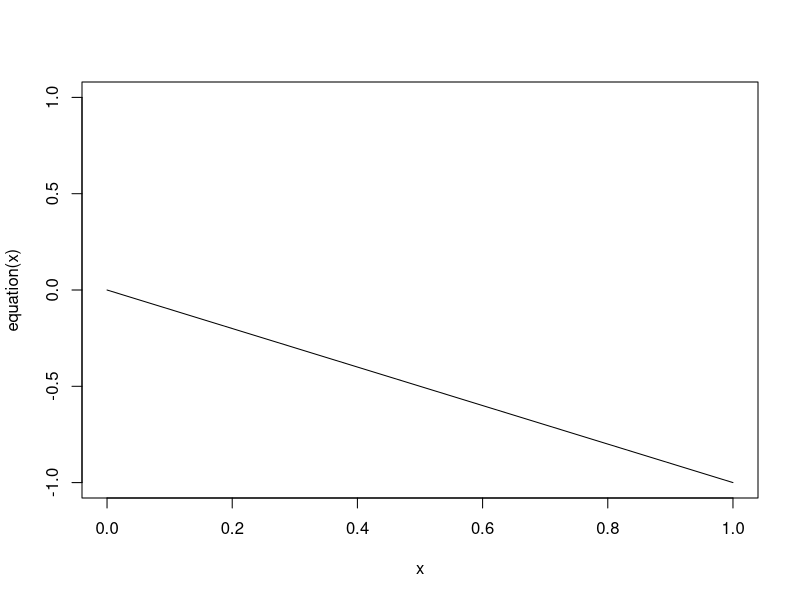
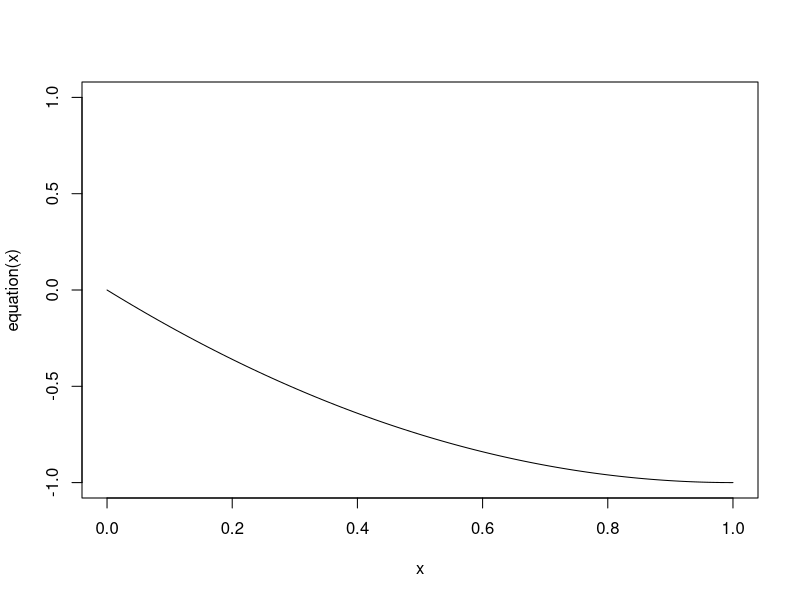
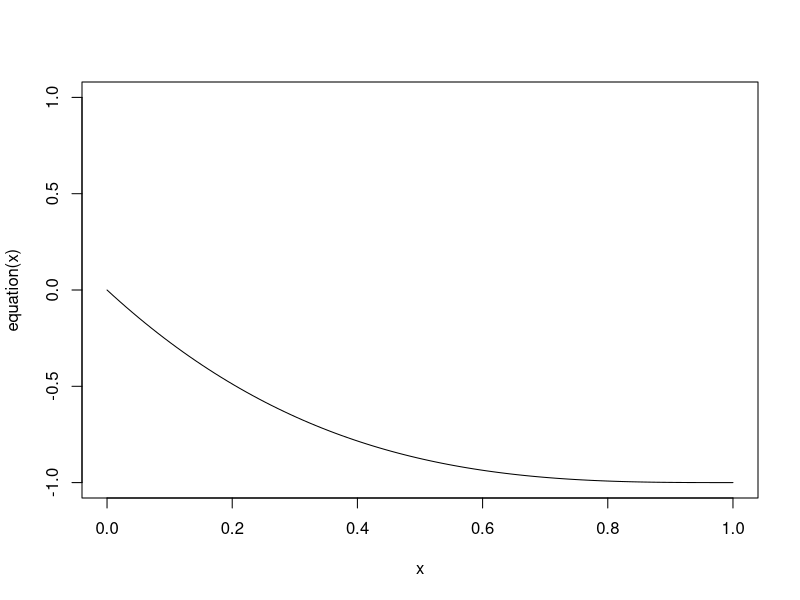
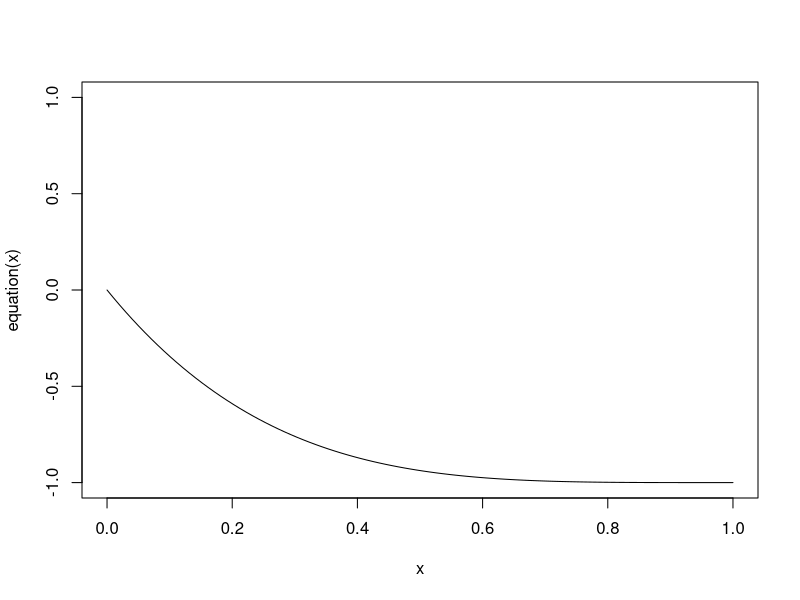
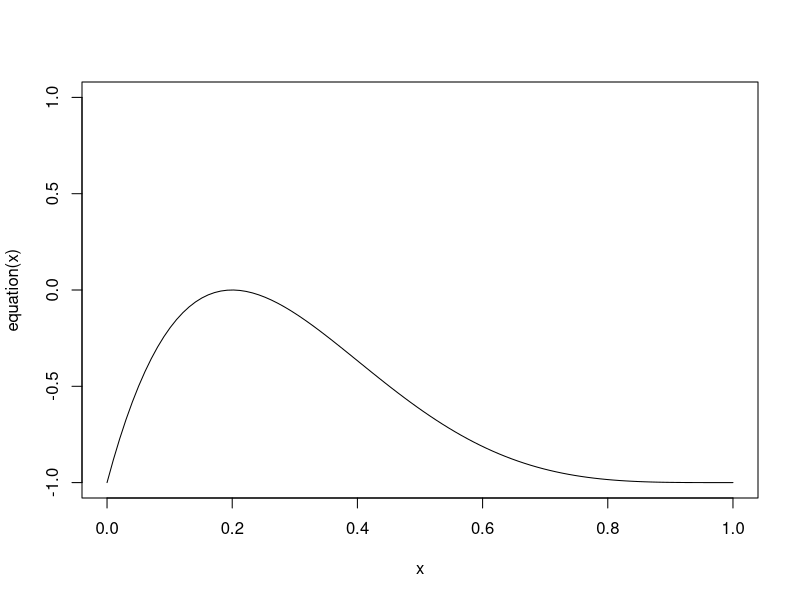
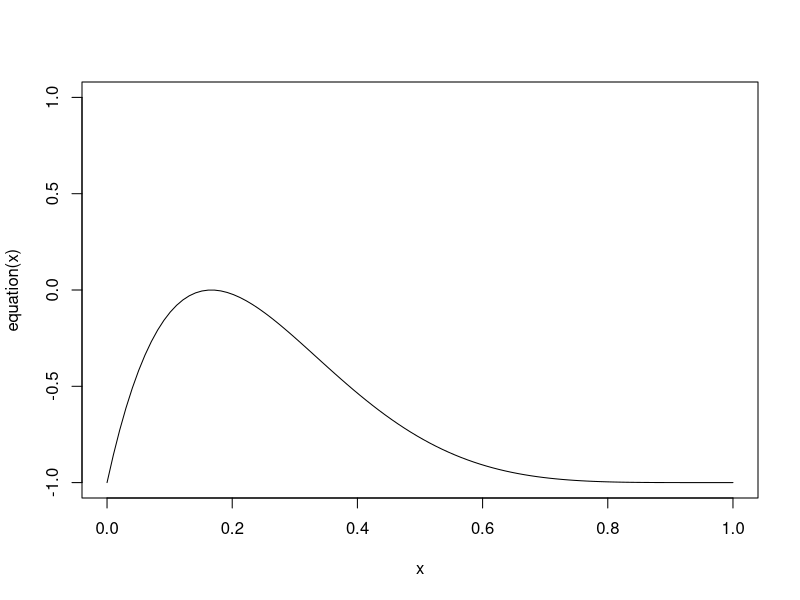
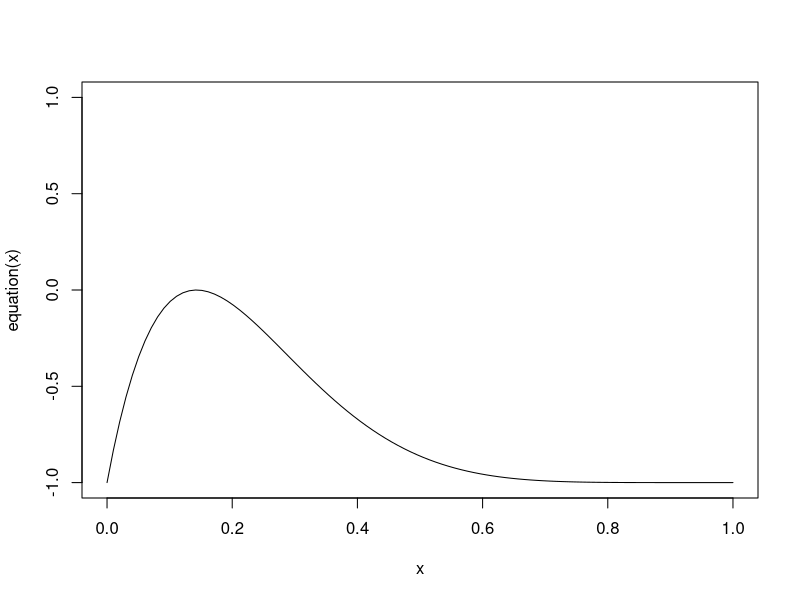
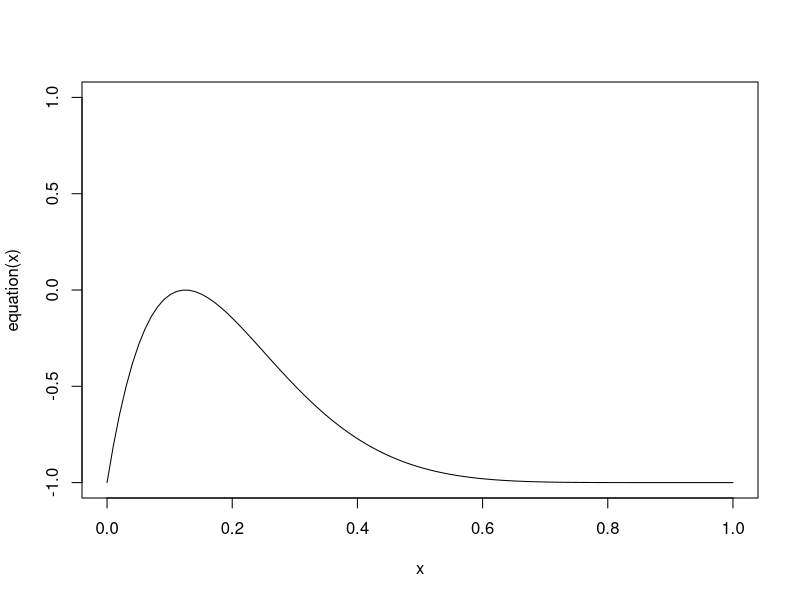

These charts were generated, in order, by the following R code: (Note: this script raises an error after producing the figures.)
library(ggplot2)
library(dplyr)
library(tidyr)
library(viridisLite)
# Set seed for reproducibility
set.seed(123)

# Define the Bernoulli probability
p_0 <- 0.1  # Probability of success

# Number of draws
n <- 500

# Vector to store draws and results
draws <- 0
u_a_values <- numeric(n)  # Store u_a values
u_e_values <- numeric(n)  # Store u_e values

# Function to evaluate previous draws
evaluate <- function(draws, t) {

  mle <- mean(draws)  # Compute MLE from previous draws
  
  # cat("MLE", mle, "draws:", draws)
  
  # Function to solve LHS = RHS for positive phi
  equation <- function(p) {
    lhs <- dbinom(sum(draws), size = length(draws), prob = p) /
      dbinom(sum(draws), size = length(draws), prob = mle)
    rhs <- max(2 * p - 1, 0)
    return(lhs - rhs)
  }

  curve(equation(x), from = 0, to = 1, n = 100, ylim = c(-1, 1))

  # Function to solve LHS = RHS for negative phi
  equation_neg <- function(p) {
    lhs <- dbinom(sum(draws), size = length(draws), prob = p) /
      dbinom(sum(draws), size = length(draws), prob = mle)
    rhs <- max(1 - 2 * p, 0)
    return(lhs - rhs)
  }

  # Try to compute phi_pos safely
  root_pos <- tryCatch(
    uniroot(equation, c(mle, 1))$root,
    error = function(e) NA
  )

  phi_pos <- max(2 * root_pos - 1, 0)

  # Try to compute phi_neg safely
  root_neg <- tryCatch(
    uniroot(equation_neg, c(0, mle))$root,
    error = function(e) NA
  )

  phi_neg <- max(1 - 2 * root_neg, 0)
  
  # If either phi_pos or phi_neg is NA, return default values
  if (is.na(phi_pos) || is.na(phi_neg)) {
    return(c(NA, NA, NA, NA))
  }

  # # Initialize variables
  # root_pos <- mle   # Starting value
  # root_neg <- mle
  # step_size <- 0.0001  # Increment amount
  # tolerance <- 1e-3  # Convergence tolerance
  # max_iter <- 1000  # Safety limit to prevent infinite loops
  # iter <- 0
  #
  # # Define functions
  # f <- function(p) {dbinom(sum(draws), size = length(draws), prob = p) /
  #                   dbinom(sum(draws), size = length(draws), prob = mle)}  # Function we want to match
  # g <- function(p) {max(2 * p - 1, 0)} # Target value
  # h <- function(p) {max(1 - 2 * p, 0)}
  #
  #   # If either phi_pos or phi_neg is NA, return default values
  # if (is.na(f(root_pos)) || is.na(f(root_neg)) || is.na(f(mle))) {
  #   return(c(NA, NA, NA, NA))
  # }
  #
  #
  # # Increase p until f(p) is approximately equal to g(p)
  # while (abs(f(root_pos) - g(root_pos)) > tolerance && iter < max_iter) {
  #   root_pos <- root_pos + step_size  # Increase p
  #   iter <- iter + 1    # Count iterations
  #   # cat("F:", f(root_pos), "G:", g(root_pos), "Root:", root_pos)
  # }
  #
  # while (abs(f(root_neg) - h(root_neg)) > tolerance && iter < max_iter) {
  #   root_neg <- root_neg - step_size  # Increase p
  #   iter <- iter + 1    # Count iterations
  # }
  #
  # phi_pos <- max(2 * root_pos - 1, 0)
  # phi_neg <- max(1 - 2 * root_neg, 0)
  #
  #
  #
  
  # Compute u_a and u_e
  u_a <- min(1 - phi_pos, 1 - phi_neg)
  u_e <- min(phi_pos, phi_neg)
  
  # Compute probabilities p_pos and p_neg
  if (phi_pos > phi_neg) {
    p_pos <- 1 - (u_a + u_e)
  } else if (phi_pos == phi_neg) {
    p_pos <- (1 - (u_a + u_e)) / 2
  } else {
    p_pos <- 0
  }
  
  p_neg <- 1 - (p_pos + u_a + u_e)
  
  return(c(u_a, u_e, p_pos, p_neg, root_pos, root_neg))
}

# Generate draws sequentially and store results
for (t in 1:n) {
  draws[t] <- rbinom(1, 1, p_0)  # Bernoulli draw
  eval_result <- evaluate(draws, t)
  
  u_a_values[t] <- eval_result[1]  # Store u_a
  u_e_values[t] <- eval_result[2]  # Store u_e
  
  cat("Step", t, "- Draw:", draws[t], "- u_a:", u_a_values[t], "- u_e:", u_e_values[t],
      "p_pos", eval_result[3], "p_neg", eval_result[4], 
      "root_pos", eval_result[5], "root_neg", eval_result[6], "\n")
}
# Create a data frame for plotting
df_01 <- data.frame(
  Step = 1:n,
  u_a = u_a_values,
  u_e = u_e_values
)


# # Create a data frame for plotting
# df_03 <- data.frame(
#   Step = 1:n,
#   u_a = u_a_values,
#   u_e = u_e_values
# )

# Create a data frame for plotting
df_05 <- data.frame(
  Step = 1:n,
  u_a = u_a_values,
  u_e = u_e_values
)

df_final <- cbind(df_01, df_03, df_05)

colnames(df_final) <- c("step", "a1", "e1", "step2", "a2", "e2","step3", "a3", "e3")

df_final_a <- df_final %>% 
  select(step, a1, a2, a3) %>%
  rename("0.1" = a1, "0.3" = a2, "0.5" = a3) %>%
  pivot_longer(cols = c("0.1", "0.3", "0.5"))


ggplot(df_final_a, aes(x = step, y = value, color = name)) +
  geom_line() +
  geom_point() +
  labs(title = "Bernoulli - Aleatoric Uncertainty",
       x = "Instances",
       y = "Value",
       color = "p =") +
  theme_minimal()

ggplot(df_final_a, aes(x = step, y = value, color = name)) +
  geom_line(size = 0.6) +  # Thinner lines
  geom_point(size = 1.8, alpha = 0.8) +  # Adjust point size & transparency
  scale_color_viridis_d(option = "plasma", begin = 0.2, end = 0.8) +  # Better colors
  labs(title = "Bernoulli - Aleatoric Uncertainty",
       x = "Instances",
       y = "Value",
       color = "p =") +
  theme_minimal()

df_final_e <- df_final %>% 
  select(step, e1, e2, e3) %>%
  rename("0.1" = e1, "0.3" = e2, "0.5" = e3) %>%
  pivot_longer(cols = c("0.1", "0.3", "0.5"))


ggplot(df_final_e, aes(x = step, y = value, color = name)) +
  geom_line(size = 0.6) +  # Thinner lines
  geom_point(size = 1.8, alpha = 0.8) +  # Adjust point size & transparency
  scale_color_viridis_d(option = "plasma", begin = 0.2, end = 0.8) +  # Better colors
  labs(title = "Bernoulli - Epistemic Uncertainty",
       x = "Instances",
       y = "Value",
       color = "p =") +
  theme_minimal()

# Plot u_a and u_e over time
ggplot(df, aes(x = Step)) +
  geom_line(aes(y = u_a, color = "u_a"), size = 1) +
  geom_line(aes(y = u_e, color = "u_e"), size = 1) +
  geom_point(aes(y = u_a, color = "u_a"), size = 2) +
  geom_point(aes(y = u_e, color = "u_e"), size = 2) +
  labs(title = "Evolution of u_a and u_e over Time",
       x = "Step",
       y = "Value",
       color = "Legend") +
  theme_minimal() +
  scale_color_manual(values = c("u_a" = "blue", "u_e" = "red"))



